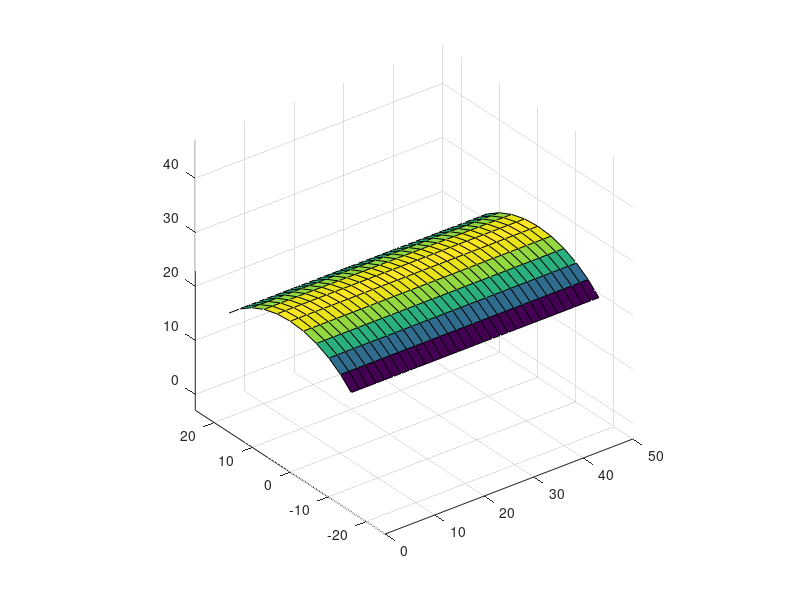
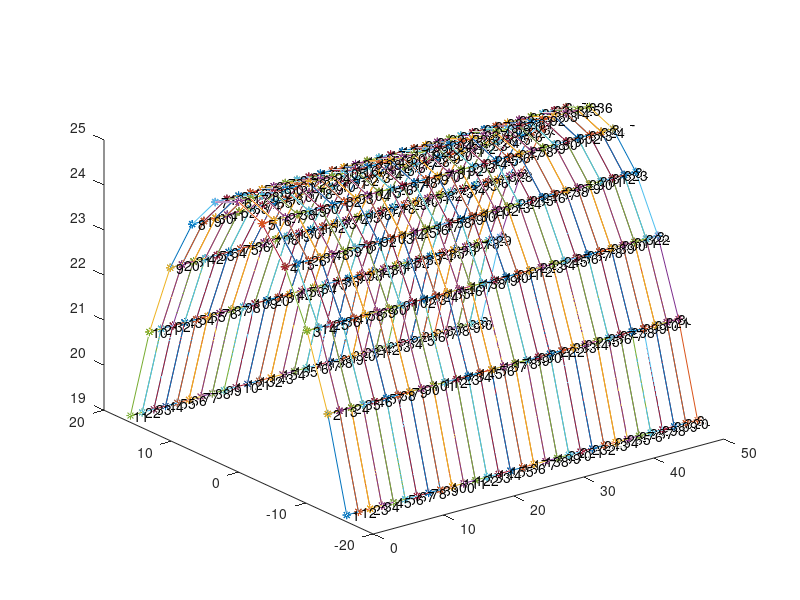

Recreate these plots in MATLAB, in order.
%% TECHO DE SCORDELIS-LO
%% Generacion de la malla para elementos rectangulares de 4 nodos


clear, clc, close all

%% Se especifica el numero de elementos de la malla
nef_x = 30; 
nef_t = 10;

%% Se definen algunas constantes
X = 1; Y = 2; Z = 3;
R = 25;

%% Eje de las x y de las t
x = linspace(  0, 50, nef_x+1);
t = linspace(-40, 40, nef_t+1);

%% Se crea la malla
[xx,tt] = meshgrid(x,t);   
yy = R*sind(tt);
zz = R*cosd(tt);

%% Se  dibuja la malla
figure
surf(xx,yy,zz);
axis equal

%% Se numeran los nodos
nno = (nef_x+1)*(nef_t+1);
nod = reshape(1:nno, nef_t+1, nef_x+1);

%% Se define la matriz xnod
xnod = [xx(:) yy(:) zz(:)];

%% Se define la matriz LaG
k = 0;
nef = nef_t*nef_x;
LaG = zeros(nef, 4);
for i = 1:nef_t
   for j = 1:nef_x
      k = k+1;
      LaG(k,:) = [    ...
         nod(i,  j)   ...  % nodo 1
         nod(i+1,j)   ...  % nodo 2
         nod(i+1,j+1) ...  % nodo 3
         nod(i,  j+1) ];   % nodo 4
   end
end

%% Se grafica de nuevo la malla de EFs
figure
hold on
for i = 1:nef
   plot3(xnod(LaG(i,[1:4 1]),X), xnod(LaG(i,[1:4 1]),Y), xnod(LaG(i,[1:4 1]),Z),'*-');
end
      
text(xnod(:,X), xnod(:,Y), xnod(:,Z), num2str((1:nno)'));
view(3)

%% Se graba el resultado a disco
filename = sprintf('scordelli_lo_Q4_malla_%d_%d', nef_x, nef_t);
save(filename, 'xnod', 'nno', 'LaG', 'nef');
fprintf('Resultados grabados en el archivo %s.mat \n', filename);
